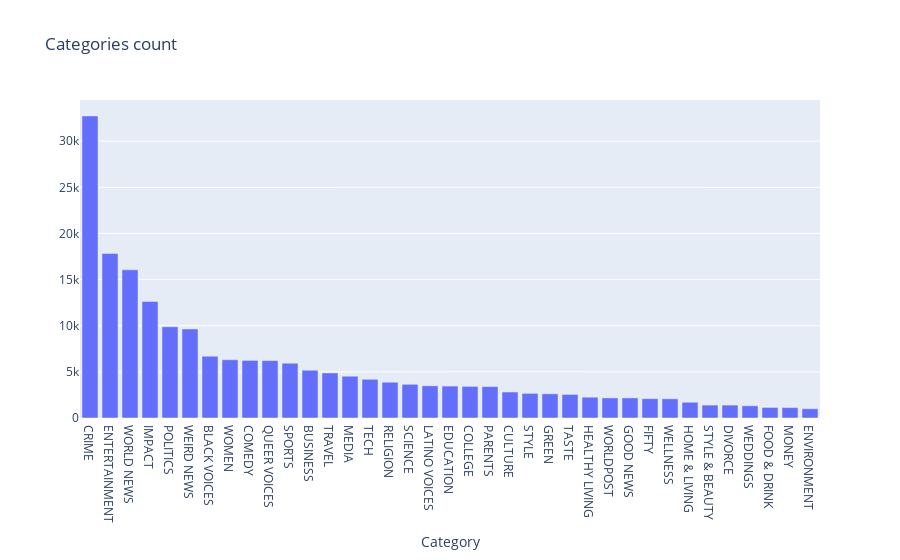

Notebook source saved alongside this figure:
### Code cell
#defining data
trace = go.Bar(x = list(df['category'].unique()),y=df['category'].value_counts())
data=[trace]
#defining layout
layout = go.Layout(title='Categories count',xaxis=dict(title='Category'))
#defining figure and plotting
figure = go.Figure(data=data,layout=layout)
iplot(figure)

### Figure 1 — Plotly figure (JSON) as saved in the notebook; plotly's stock layout.template omitted (floating-point values rounded to 4 significant figures)
{"data": [{"type": "bar", "x": ["CRIME", "ENTERTAINMENT", "WORLD NEWS", "IMPACT", "POLITICS", "WEIRD NEWS", "BLACK VOICES", "WOMEN", "COMEDY", "QUEER VOICES", "SPORTS", "BUSINESS", "TRAVEL", "MEDIA", "TECH", "RELIGION", "SCIENCE", "LATINO VOICES", "EDUCATION", "COLLEGE", "PARENTS", "CULTURE", "STYLE", "GREEN", "TASTE", "HEALTHY LIVING", "WORLDPOST", "GOOD NEWS", "FIFTY", "WELLNESS", "HOME & LIVING", "STYLE & BEAUTY", "DIVORCE", "WEDDINGS", "FOOD & DRINK", "MONEY", "ENVIRONMENT"], "y": [32739, 17827, 16058, 12632, 9887, 9649, 6694, 6314, 6243, 6226, 5937, 5175, 4884, 4528, 4195, 3878, 3651, 3490, 3459, 3426, 3405, 2815, 2670, 2622, 2556, 2254, 2178, 2177, 2096, 2082, 1707, 1401, 1398, 1323, 1144, 1129, 1004]}], "layout": {"title": {"text": "Categories count"}, "xaxis": {"title": {"text": "Category"}}}}
